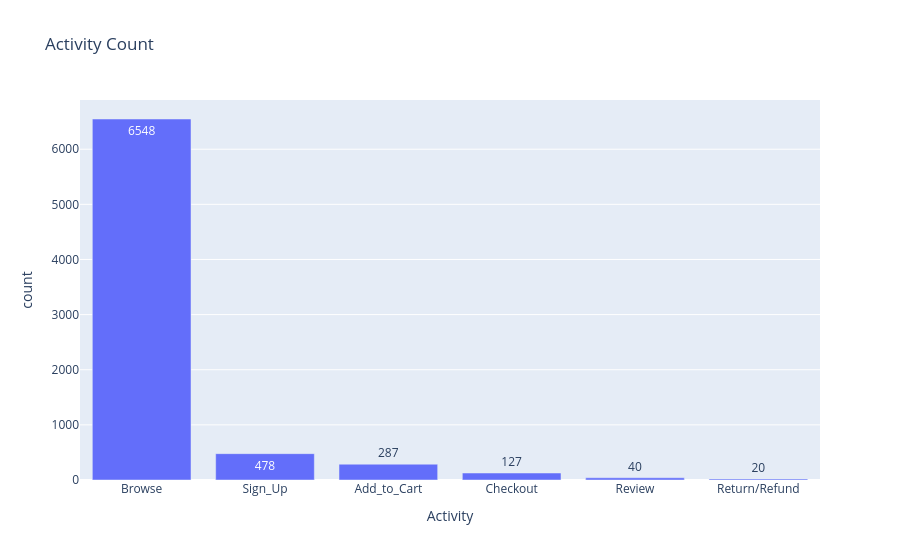

Notebook source saved alongside this figure:
### Code cell
fig = px.bar(data_frame=q4, x='Activity',y='count',
             title='Activity Count',text='count')
fig.show()

### Figure 1 — Plotly figure (JSON) as saved in the notebook; plotly's stock layout.template omitted (floating-point values rounded to 4 significant figures)
{"data": [{"hovertemplate": "Activity=%{x}<br>count=%{text}<extra></extra>", "legendgroup": "", "marker": {"color": "#636efa", "pattern": {"shape": ""}}, "name": "", "orientation": "v", "showlegend": false, "text": [6548.0, 478.0, 287.0, 127.0, 40.0, 20.0], "textposition": "auto", "type": "bar", "x": ["Browse", "Sign_Up", "Add_to_Cart", "Checkout", "Review", "Return/Refund"], "xaxis": "x", "y": [6548, 478, 287, 127, 40, 20], "yaxis": "y"}], "layout": {"barmode": "relative", "legend": {"tracegroupgap": 0}, "title": {"text": "Activity Count"}, "xaxis": {"anchor": "y", "domain": [0, 1], "title": {"text": "Activity"}}, "yaxis": {"anchor": "x", "domain": [0, 1], "title": {"text": "count"}}}}
